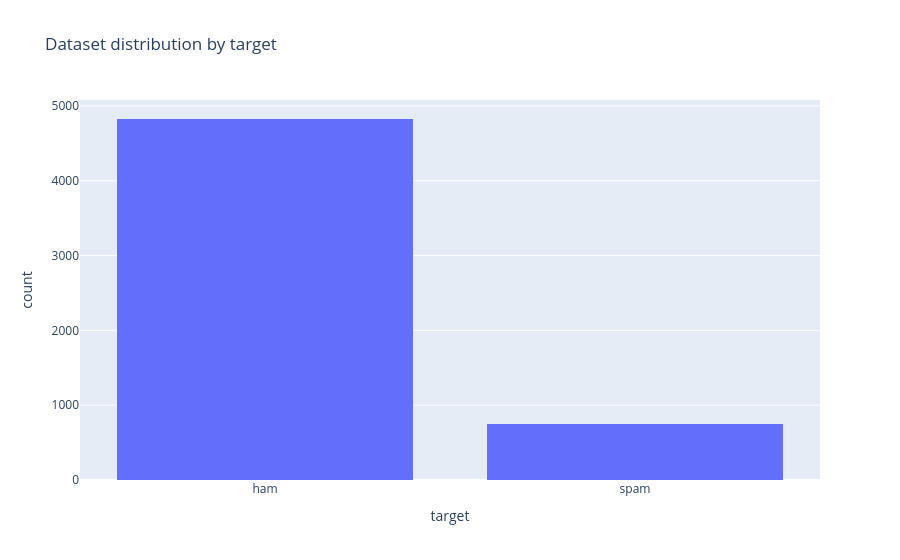

Source (notebook cell):
### Code cell
px.histogram(df, x="target", title="Dataset distribution by target")

### Figure 1 — Plotly figure (JSON) as saved in the notebook; plotly's stock layout.template omitted (floating-point values rounded to 4 significant figures; data arrays with more than 128 entries replaced by an {"elided": "..."} marker saying what was removed)
{"data": [{"bingroup": "x", "hovertemplate": "target=%{x}<br>count=%{y}<extra></extra>", "legendgroup": "", "marker": {"color": "#636efa", "pattern": {"shape": ""}}, "name": "", "orientation": "v", "showlegend": false, "type": "histogram", "x": {"elided": "5572 str values"}, "xaxis": "x", "yaxis": "y"}], "layout": {"barmode": "relative", "legend": {"tracegroupgap": 0}, "title": {"text": "Dataset distribution by target"}, "xaxis": {"anchor": "y", "domain": [0, 1], "title": {"text": "target"}}, "yaxis": {"anchor": "x", "domain": [0, 1], "title": {"text": "count"}}}}
